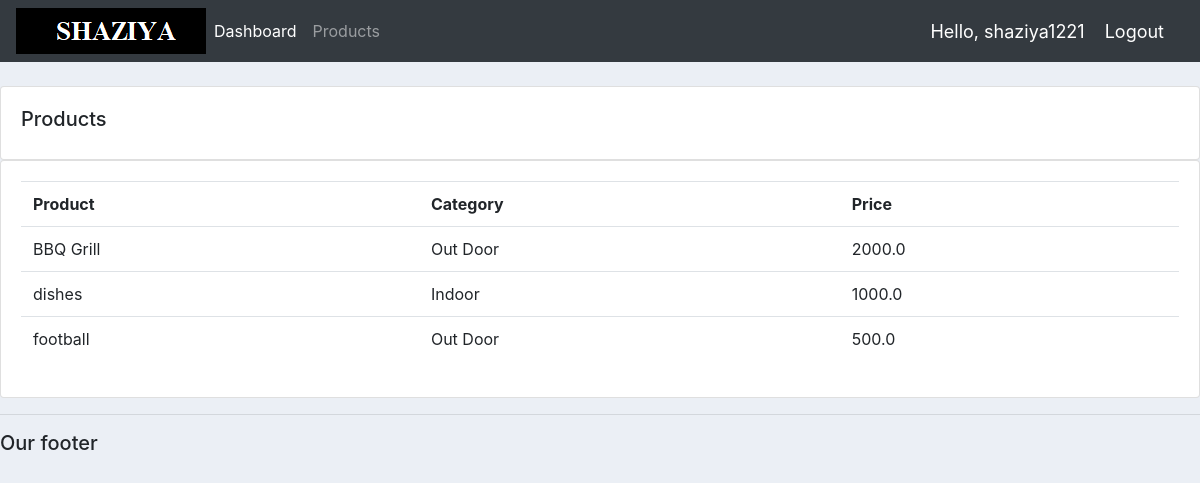
Screenshot of /products/ (signed in) with the database file from the repository.
### accounts/models.py (models this page shows, shortened)
class Product(models.Model):
	CATEGORY = (
			('Indoor', 'Indoor'),
			('Out Door', 'Out Door'),
			)
	name = models.CharField(max_length=200, null=True)
	price = models.FloatField(null=True)  #This field is generally used to store huge floating point numbers in the database.
	category = models.CharField(max_length=200, null=True, choices=CATEGORY)
	description = models.CharField(max_length=200, null=True, blank=True)
	date_created = models.DateTimeField(auto_now_add=True, null=True)
	tags = models.ManyToManyField(Tag)

### accounts/decorators.py (the view)
        def wrapper_func(request,*args,**kwargs):
            group = None
            if request.user.groups.exists():  # checking if user is part of group or not
                group = request.user.groups.all()[0].name
            if group in allowed_roles:
                return view_func(request, *args, **kwargs)
            else:
                return HttpResponse('You are not authorized to view this page')

### accounts/views.py (called while the page is built)
@login_required(login_url= 'login')
@allowed_users(allowed_roles =['admin'])
def products(request):
    products = Product.objects.all()
    return render(request, 'accounts/products.html', {'products':products})

### accounts/templates/accounts/products.html
{% extends 'accounts/main.html' %}
{% block content %}
<br>
  <div class="row">
    <div class="col-md">
      <div class="card card-body">
        <h5>Products</h5>
      </div>
      <div class="card card-body">
        <table class="table">
          <tr>
            <th>Product</th>
            <th>Category</th>
            <th>Price</th>
          </tr>
          {% for i in products %}
              <tr>
                  <td>{{i.name}}</td>
                  <td>{{i.category}}</td>
                  <td>{{i.price}}</td>
              </tr>
          {% endfor %}
        </table>
      </div>
    </div>
  </div>
{%  endblock %}

### accounts/templates/accounts/navbar.html (shortened to what this page needs)
{% load static %}
<nav class="navbar navbar-expand-lg navbar-dark bg-dark">
 <img src="{% static 'images/logo.png' %}">
  <div class="collapse navbar-collapse" id="navbarNav">
    <ul class="navbar-nav">
      {% if request.user.is_staff %}
      <li class="nav-item active">
        <a class="nav-link" href="{% url 'home' %}">Dashboard</a>
      </li>
      <li class="nav-item">
        <a class="nav-link" href="{% url 'products' %}">Products</a>
      </li>
      {% else %}
       <li class="nav-item">
        <a class="nav-link" href="{% url 'account' %}">Settings</a>
      </li>
      {% endif %}
    </ul>
  </div>
  <span class="hello-msg">Hello, {{request.user}}</span>
  <span ><a  class="hello-msg" href="{% url 'logout' %}">Logout</a></span>
</nav>

### static/css/main.css (style rules this page uses)
body { background-color: #ebeff5; }

### accounts/templates/accounts/navbar.html (style rules this page uses)
.hello-msg { font-size: 18px; color: #fff; margin-right: 20px; }

### rows the page displays
Product: name "BBQ Grill", category "Out Door", price "2000.0"
Product: name "dishes", category "Indoor", price "1000.0"
Product: name "football", category "Out Door", price "500.0"

### other values shown
{{ request.user }} "shaziya1221"
